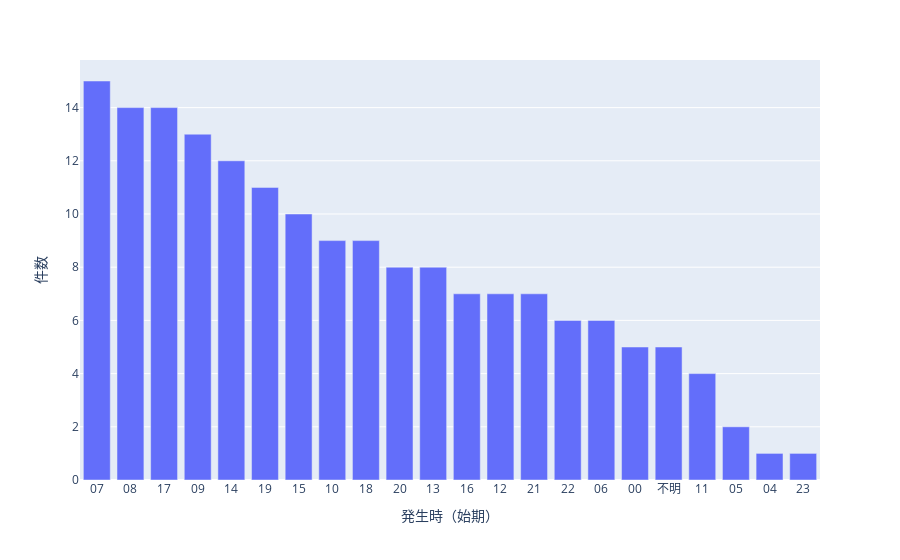

This figure's notebook cell:
### Code cell
fig = px.bar(time,x='発生時（始期）',y='件数')
fig.show()

### Figure 1 — Plotly figure (JSON) as saved in the notebook; plotly's stock layout.template omitted (floating-point values rounded to 4 significant figures)
{"data": [{"alignmentgroup": "True", "hovertemplate": "発生時（始期）=%{x}<br>件数=%{y}<extra></extra>", "legendgroup": "", "marker": {"color": "#636efa", "pattern": {"shape": ""}}, "name": "", "offsetgroup": "", "orientation": "v", "showlegend": false, "textposition": "auto", "type": "bar", "x": ["07", "08", "17", "09", "14", "19", "15", "10", "18", "20", "13", "16", "12", "21", "22", "06", "00", "不明", "11", "05", "04", "23"], "xaxis": "x", "y": [15, 14, 14, 13, 12, 11, 10, 9, 9, 8, 8, 7, 7, 7, 6, 6, 5, 5, 4, 2, 1, 1], "yaxis": "y"}], "layout": {"barmode": "relative", "legend": {"tracegroupgap": 0}, "margin": {"t": 60}, "xaxis": {"anchor": "y", "domain": [0, 1], "title": {"text": "発生時（始期）"}}, "yaxis": {"anchor": "x", "domain": [0, 1], "title": {"text": "件数"}}}}
